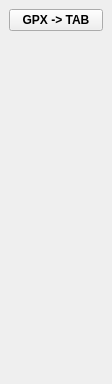
<?xml version="1.0" encoding="UTF-8"?>
<ui version="4.0">
 <class>GisToolsDockWidgetBase</class>
 <widget class="QDockWidget" name="GisToolsDockWidgetBase">
  <property name="geometry">
   <rect>
    <x>0</x>
    <y>0</y>
    <width>112</width>
    <height>384</height>
   </rect>
  </property>
  <property name="windowTitle">
   <string>GisTools</string>
  </property>
  <widget class="QWidget" name="dockWidgetContents">
   <layout class="QGridLayout" name="gridLayout">
    <item row="0" column="0">
     <widget class="QPushButton" name="gpxTab">
      <property name="font">
       <font>
        <family>Arial</family>
        <weight>75</weight>
        <bold>true</bold>
       </font>
      </property>
      <property name="text">
       <string notr="true">GPX -&gt; TAB</string>
      </property>
     </widget>
    </item>
    <item row="1" column="0">
     <spacer name="verticalSpacer">
      <property name="orientation">
       <enum>Qt::Vertical</enum>
      </property>
      <property name="sizeHint" stdset="0">
       <size>
        <width>20</width>
        <height>40</height>
       </size>
      </property>
     </spacer>
    </item>
   </layout>
  </widget>
 </widget>
 <resources/>
 <connections/>
</ui>
